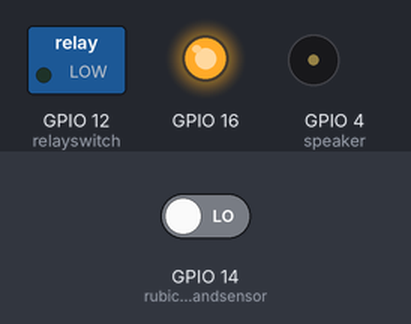
Recording of a sketch running on a simulated ESP8266 (NodeMCU). Shown: switched loads named in the sketch (green lamp = pin HIGH), output pins drawn as LEDs (lit = HIGH), buzzer (waves = sounding). The test bench sets the inputs (shaded band); at power-on: GPIO 14 (rubicksstandsensor) LOW. WiFi joins after 1.5 s; servers stay silent unless stated; uploads are accepted with an empty reply; what the sketch prints to the serial monitor is not drawn.

Above: at 7.05 s.
Timing chart, 0 to 10.0 s (numbered marks = the images above):
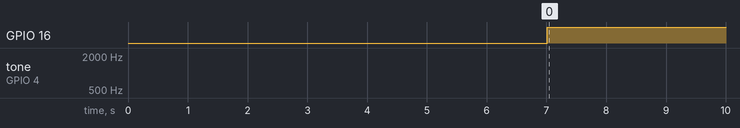

Measured:
- by itself, GPIO 16: LOW → HIGH at 7.0 s
- by itself, tone on GPIO 4 (speaker): silent → 1000 Hz at 104 s, → silent 0.20 s later, → 1000 Hz 0.20 s later, → silent 0.20 s later, … (54 changes in this stretch)

The sketch:

finalcube.ino
```cpp
//#include <ArduinoRobot.h>

#include <ESP8266WiFi.h>

#include <ESP8266HTTPClient.h>


 const char* ssid = "Eliza-protocol";
const char* password = "2453QUEENSTREET";
//int clocktoarduino = 13;
int rubicksstandsensor = 14;
int relayswitch = 12;
int speaker = 4;

static String alarmStatus = "off";
String cubeplacement = "placed";


void setup() {


pinMode(16, OUTPUT);

pinMode(relayswitch, OUTPUT);               //pin 4 on esp
pinMode(rubicksstandsensor, INPUT);         //pin 5 on esp
pinMode(speaker, OUTPUT);         //6 on esp

Serial.begin(9600);
delay(5000);
WiFi.begin(ssid, password);
while (WiFi.status() != WL_CONNECTED)
{
delay(1000);
Serial.print("Connecting..");
}
}


void loop() {
 top:


int rubicksstandstatus = digitalRead(rubicksstandsensor);

int sensorValue = analogRead(A0);


 Serial.print("alarmstatusstatus--");
 Serial.println(alarmStatus);
 Serial.print("rubicksstandstatus--");
 Serial.println(rubicksstandstatus);
 Serial.print("voltage--");
 Serial.println(sensorValue);

  if(rubicksstandstatus < 1){
    digitalWrite(16, HIGH);
  }

else{digitalWrite(16, LOW);}


if(sensorValue >= 100)      //////some changes  //

{

 alarmStatus = "on";
  if (WiFi.status() == WL_CONNECTED)
{ //Check WiFi connection status
 HTTPClient http;  //Declare an object of class HTTPClient
 http.begin("http://azamitaweb.com/cubealarm.php?process=alarmstatusupdate&alarmstatus=on");  //Specify request destination
int httpCode = http.GET();

if (httpCode > 0) { //Check the returning code

http.end();}
}
}

else{}


if(alarmStatus == "on" && rubicksstandstatus == 0)            //ssomechanges //
{


for(int i =0;i<=70;i++)
{

Serial.print("alarmstatusstatus--");
 Serial.println(alarmStatus);
 Serial.print("rubicksstandstatus--");
 Serial.println(rubicksstandstatus);
 Serial.print("voltage--");
 Serial.println(sensorValue);

  digitalWrite(speaker, LOW);
Serial.println("forloop");
if (WiFi.status() == WL_CONNECTED) { //Check WiFi connection status
 HTTPClient http;  //Declare an object of class HTTPClient
 http.begin("http://azamitaweb.com/cubealarm.php?process=checkcubesolvestatus");  //Specify request destination
int httpCode = http.GET();
if (httpCode > 0) { //Check the returning code
 String payload1 = http.getString();   //Get the request response payload
 Serial.println(payload1);

if(payload1 == "solved")
{
  Serial.println("alarmoff");

  cubeplacement == "placed";
  digitalWrite(relayswitch, HIGH);
  delay(500);
  digitalWrite(relayswitch, LOW);

if (WiFi.status() == WL_CONNECTED) { //Check WiFi connection status
 HTTPClient http;;  //Declare an object of class HTTPClient
 http.begin("http://azamitaweb.com/cubealarm.php?process=alarmstatusupdate&alarmstatus=off");  //Specify request destination
int httpCode = http.GET();

if (httpCode > 0) { //Check the returning code
http.end();}
}

delay(1000);
if (WiFi.status() == WL_CONNECTED) { //Check WiFi connection status
 HTTPClient http;;  //Declare an object of class HTTPClient
 http.begin("http://azamitaweb.com/cubealarm.php?process=cubesolvestatusupdate&cubesolvestatus=unsolved");  //Specify request destination
int httpCode = http.GET();

if (httpCode > 0) { //Check the returning code
http.end();}
}

alarmStatus = "off";

delay(2000);
break;
}

else{}

http.end();}


}
delay(1000);
}


Serial.print("alarmstatusstatus12345--");
 Serial.println(alarmStatus);
delay(10000);

while(alarmStatus == "on")
{
  Serial.println("whileloop");
delay(1000);
   tone(speaker, 1000, 1000) ;
   delay(200);
   tone(speaker, 0);
   delay(200);
   tone(speaker, 1000, 1000) ;
   delay(200);
   tone(speaker, 0);
   delay(200);
Serial.println("alarmon2");
/////////////////alarm trigger //////////////

if (WiFi.status() == WL_CONNECTED) { //Check WiFi connection status
 HTTPClient http;  //Declare an object of class HTTPClient
 http.begin("http://azamitaweb.com/cubealarm.php?process=checkcubesolvestatus");  //Specify request destination
int httpCode = http.GET();

if (httpCode > 0) { //Check the returning code
 String payload3 = http.getString();   //Get the request response payload

Serial.println(payload3);

if(payload3 == "solved")
{

  Serial.println("alarmoff");
 alarmStatus = "off";
  digitalWrite(16, LOW);
  cubeplacement == "placed";
  digitalWrite(relayswitch, HIGH);
  delay(500);
  digitalWrite(relayswitch, LOW);


  if (WiFi.status() == WL_CONNECTED)
{ //Check WiFi connection status
 HTTPClient http;  //Declare an object of class HTTPClient
 http.begin("http://azamitaweb.com/cubealarm.php?process=alarmstatusupdate&alarmstatus=off");  //Specify request destination
int httpCode = http.GET();

if (httpCode > 0) { //Check the returning code

http.end();}
}
delay(1000);


if (WiFi.status() == WL_CONNECTED) { //Check WiFi connection status
 HTTPClient http;;  //Declare an object of class HTTPClient
 http.begin("http://azamitaweb.com/cubealarm.php?process=cubesolvestatusupdate&cubesolvestatus=unsolved");  //Specify request destination
int httpCode = http.GET();

if (httpCode > 0) { //Check the returning code
http.end();}
}


alarmStatus = "off";

delay(2000);

break;


}

else{}

http.end();
}
}


}                 ///////////////////////////////////////////


}


else if(alarmStatus == "on" && rubicksstandstatus == 1)

{
   /////////////////alarm trigger //////////////
   Serial.println("alarmon1");
   delay(1000);
   tone(speaker, 1000, 1000) ;
   delay(200);
   tone(speaker, 0);
   delay(200);
   tone(speaker, 1000, 1000) ;
   delay(200);
   tone(speaker, 0);
   delay(200);
}


else if(alarmStatus == "off" )

{

 Serial.println("alarmoff");


  }

  else{}


}
```
